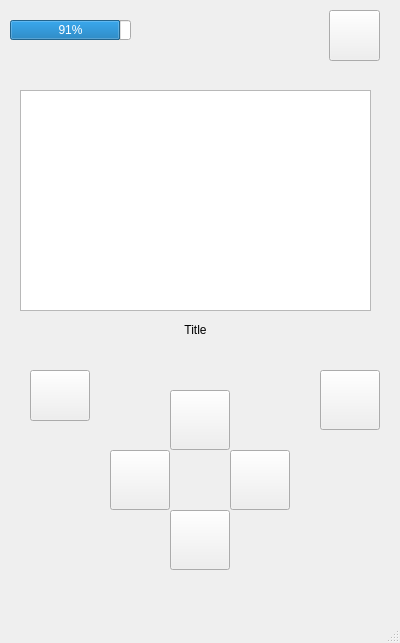
<?xml version="1.0" encoding="UTF-8"?>
<ui version="4.0">
 <class>MainWindow</class>
 <widget class="QMainWindow" name="MainWindow">
  <property name="geometry">
   <rect>
    <x>0</x>
    <y>0</y>
    <width>400</width>
    <height>643</height>
   </rect>
  </property>
  <property name="windowTitle">
   <string>MainWindow</string>
  </property>
  <widget class="QWidget" name="centralwidget">
   <widget class="QPushButton" name="backButton">
    <property name="enabled">
     <bool>true</bool>
    </property>
    <property name="geometry">
     <rect>
      <x>30</x>
      <y>370</y>
      <width>60</width>
      <height>51</height>
     </rect>
    </property>
    <property name="text">
     <string/>
    </property>
    <property name="icon">
     <iconset resource="resources.qrc">
      <normaloff>:/new/prefix1/Resources/bAck.png</normaloff>:/new/prefix1/Resources/bAck.png</iconset>
    </property>
    <property name="iconSize">
     <size>
      <width>55</width>
      <height>60</height>
     </size>
    </property>
   </widget>
   <widget class="QProgressBar" name="batteryBar">
    <property name="geometry">
     <rect>
      <x>10</x>
      <y>20</y>
      <width>121</width>
      <height>20</height>
     </rect>
    </property>
    <property name="value">
     <number>91</number>
    </property>
    <property name="textVisible">
     <bool>true</bool>
    </property>
    <property name="invertedAppearance">
     <bool>false</bool>
    </property>
   </widget>
   <widget class="QPushButton" name="powerButton">
    <property name="geometry">
     <rect>
      <x>329</x>
      <y>10</y>
      <width>51</width>
      <height>51</height>
     </rect>
    </property>
    <property name="autoFillBackground">
     <bool>true</bool>
    </property>
    <property name="text">
     <string/>
    </property>
    <property name="icon">
     <iconset resource="resources.qrc">
      <normaloff>:/new/prefix1/Resources/power.png</normaloff>:/new/prefix1/Resources/power.png</iconset>
    </property>
    <property name="iconSize">
     <size>
      <width>50</width>
      <height>50</height>
     </size>
    </property>
   </widget>
   <widget class="QPushButton" name="upButton">
    <property name="geometry">
     <rect>
      <x>170</x>
      <y>390</y>
      <width>60</width>
      <height>60</height>
     </rect>
    </property>
    <property name="autoFillBackground">
     <bool>true</bool>
    </property>
    <property name="text">
     <string/>
    </property>
    <property name="icon">
     <iconset resource="resources.qrc">
      <normaloff>:/new/prefix1/Resources/up.png</normaloff>:/new/prefix1/Resources/up.png</iconset>
    </property>
    <property name="iconSize">
     <size>
      <width>50</width>
      <height>60</height>
     </size>
    </property>
   </widget>
   <widget class="QPushButton" name="okButton">
    <property name="geometry">
     <rect>
      <x>320</x>
      <y>370</y>
      <width>60</width>
      <height>60</height>
     </rect>
    </property>
    <property name="text">
     <string/>
    </property>
    <property name="icon">
     <iconset resource="resources.qrc">
      <normaloff>:/new/prefix1/Resources/ok.png</normaloff>:/new/prefix1/Resources/ok.png</iconset>
    </property>
    <property name="iconSize">
     <size>
      <width>50</width>
      <height>50</height>
     </size>
    </property>
   </widget>
   <widget class="QPushButton" name="downButton">
    <property name="geometry">
     <rect>
      <x>170</x>
      <y>510</y>
      <width>60</width>
      <height>60</height>
     </rect>
    </property>
    <property name="text">
     <string/>
    </property>
    <property name="icon">
     <iconset resource="resources.qrc">
      <normaloff>:/new/prefix1/Resources/down.png</normaloff>:/new/prefix1/Resources/down.png</iconset>
    </property>
    <property name="iconSize">
     <size>
      <width>50</width>
      <height>60</height>
     </size>
    </property>
   </widget>
   <widget class="QPushButton" name="leftButton">
    <property name="geometry">
     <rect>
      <x>110</x>
      <y>450</y>
      <width>60</width>
      <height>60</height>
     </rect>
    </property>
    <property name="text">
     <string/>
    </property>
    <property name="icon">
     <iconset resource="resources.qrc">
      <normaloff>:/new/prefix1/Resources/left.png</normaloff>:/new/prefix1/Resources/left.png</iconset>
    </property>
    <property name="iconSize">
     <size>
      <width>50</width>
      <height>60</height>
     </size>
    </property>
   </widget>
   <widget class="QPushButton" name="rightButton">
    <property name="geometry">
     <rect>
      <x>230</x>
      <y>450</y>
      <width>60</width>
      <height>60</height>
     </rect>
    </property>
    <property name="text">
     <string/>
    </property>
    <property name="icon">
     <iconset resource="resources.qrc">
      <normaloff>:/new/prefix1/Resources/right.png</normaloff>:/new/prefix1/Resources/right.png</iconset>
    </property>
    <property name="iconSize">
     <size>
      <width>50</width>
      <height>60</height>
     </size>
    </property>
   </widget>
   <widget class="QListWidget" name="Main_MP">
    <property name="geometry">
     <rect>
      <x>20</x>
      <y>90</y>
      <width>351</width>
      <height>221</height>
     </rect>
    </property>
    <property name="font">
     <font>
      <family>Arial Black</family>
      <weight>75</weight>
      <bold>true</bold>
     </font>
    </property>
   </widget>
   <widget class="QLabel" name="Main_MPTitle">
    <property name="geometry">
     <rect>
      <x>0</x>
      <y>320</y>
      <width>391</width>
      <height>20</height>
     </rect>
    </property>
    <property name="text">
     <string>Title</string>
    </property>
    <property name="alignment">
     <set>Qt::AlignCenter</set>
    </property>
   </widget>
  </widget>
  <widget class="QStatusBar" name="statusbar"/>
  <widget class="QMenuBar" name="menubar">
   <property name="geometry">
    <rect>
     <x>0</x>
     <y>0</y>
     <width>400</width>
     <height>21</height>
    </rect>
   </property>
  </widget>
 </widget>
 <resources>
  <include location="resources.qrc"/>
 </resources>
 <connections/>
</ui>
